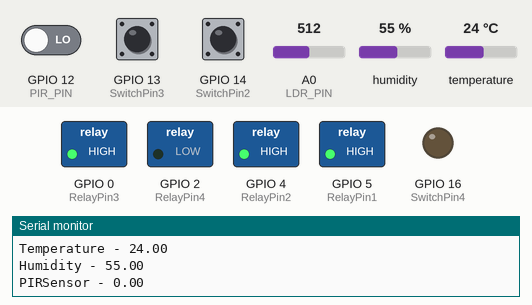
A sketch run on a simulated ESP8266 (NodeMCU). On the bench: switched loads named in the sketch (green lamp = pin HIGH), output pins drawn as LEDs (lit = HIGH), the last lines printed to the serial monitor. Dashed ring = blinking. The test bench sets the inputs (shaded band); at power-on: GPIO 13 (SwitchPin3) HIGH, GPIO 14 (SwitchPin2) HIGH, GPIO 12 (PIR_PIN) LOW, A0 (LDR_PIN) = 512, humidity 55 %, temperature 24 °C. WiFi joins after 1.5 s; servers stay silent unless stated; EEPROM starts erased.

Above: at 8.0 s.
8.1 s: GPIO 13 (SwitchPin3) pulsed LOW 5 times (0.12 s each, 0.3 s apart)
At 8.55 s:
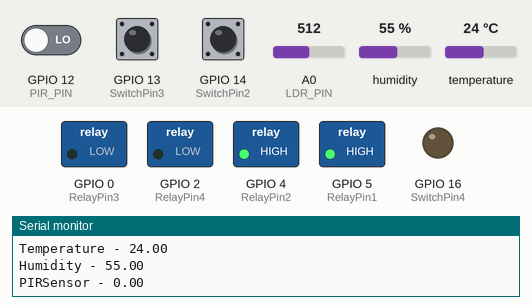
11.1 s: GPIO 13 (SwitchPin3) pulled LOW for 0.15 s
At 11.4 s:
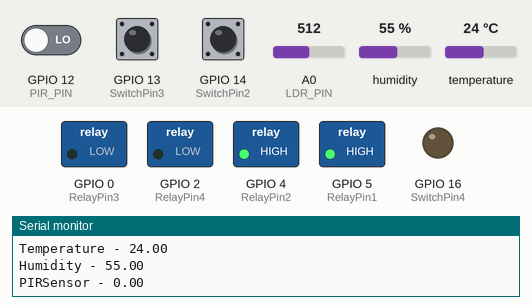
12.7 s: GPIO 13 (SwitchPin3) pulled LOW for 1 s
At 13.8 s:
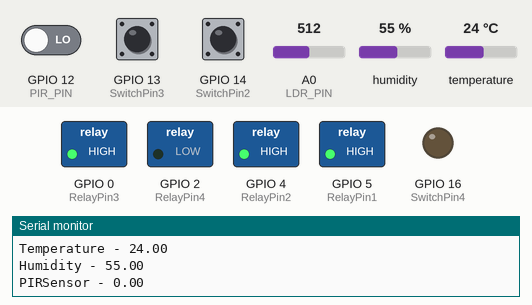
15.2 s: GPIO 14 (SwitchPin2) pulsed LOW 2 times (0.12 s each, 0.3 s apart)
At 16.0 s:
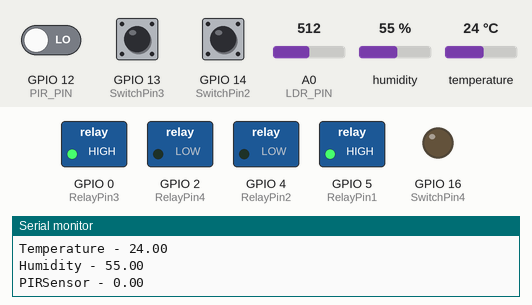
17.3 s: GPIO 13 (SwitchPin3) pulled LOW for 0.15 s
At 18.5 s:
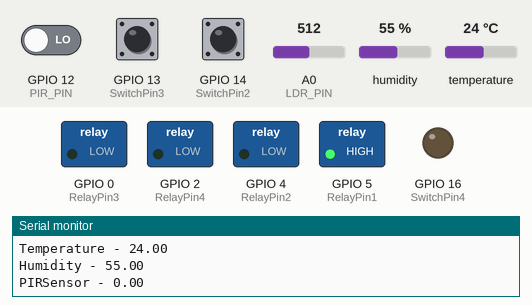
Timing chart, 0 to 19.9 s (numbered marks = the images above; inputs shaded):
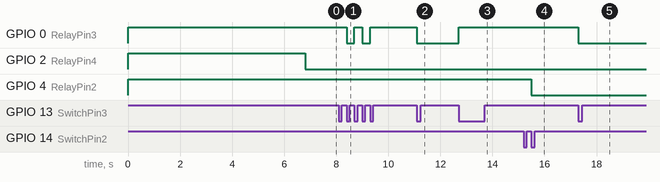

Measured:
- after the input at 8.1 s, GPIO 0 (RelayPin3): alternates HIGH for 0.30 s and LOW for 0.30 s, 4 changes in all, then stays HIGH, starting after 0.30 s
- after the input at 11.1 s, GPIO 0 (RelayPin3): HIGH → LOW at once
- after the input at 12.7 s, GPIO 0 (RelayPin3): LOW → HIGH at once
- after the input at 15.2 s, GPIO 4 (RelayPin2): HIGH → LOW after 0.30 s
- after the input at 17.3 s, GPIO 0 (RelayPin3): HIGH → LOW at once

The sketch:

Code_NodeMCU_NEW_Blynk_4Relay_IR_DHT11_Button.ino
```cpp
#define BLYNK_TEMPLATE_ID "TMPL5lPXsC035"
#define BLYNK_TEMPLATE_NAME "pir test"
#define BLYNK_AUTH_TOKEN "hT1s37PfB0cZqQDZDWO-9s-D8EMfo9HH"


const char * ssid = "SFR_EDD0";
const char * password = "vigen201402";

#define BLYNK_PRINT Serial
#include <BlynkSimpleEsp8266.h>
#include <Preferences.h>
#include <DHT.h>
#include <WiFiManager.h>
#include <ESP8266WiFi.h>
#include <AceButton.h>


Preferences pref;

// define the GPIO connected with Relays and switches
#define RelayPin1 5  //d1
#define RelayPin2 4 //d2
#define RelayPin3 0  //d3
#define RelayPin4 2  //D4

#define SwitchPin1 15  //d8
#define SwitchPin2 14  //D5
#define SwitchPin3 13  //D7
#define SwitchPin4 16

#define wifiLed   16   //D2
#define DHTPIN   3 //D18  pin connected with DHT
#define LDR_PIN   A0 // VN pin connected with LDR
#define PIR_PIN   12


//Change the virtual pins according yours
#define VPIN_BUTTON_1    V1
#define VPIN_BUTTON_2    V2
#define VPIN_BUTTON_3    V3
#define VPIN_BUTTON_4    V4
#define VPIN_BUTTON_C    V5
#define VPIN_TEMPERATURE V6
#define VPIN_HUMIDITY    V7
#define VPIN_LDR         V0
#define VPIN_PIR         V8
#define VPIN_PIR_ACTIV   V9
// Uncomment whatever type you're using!
//#define DHTTYPE DHT11     // DHT 11
#define DHTTYPE DHT22   // DHT 22, AM2302, AM2321
//#define DHTTYPE DHT21   // DHT 21, AM2301


// Relay State

bool toggleState_1 = LOW; //Define integer to remember the toggle state for relay 1
bool toggleState_2 = LOW; //Define integer to remember the toggle state for relay 2
bool toggleState_3 = LOW; //Define integer to remember the toggle state for relay 3
bool toggleState_4 = LOW; //Define integer to remember the toggle state for relay 4
bool pirButtState  = LOW;
// Switch State
bool SwitchState_1 = LOW;
bool SwitchState_2 = LOW;
bool SwitchState_3 = LOW;
bool SwitchState_4 = LOW;

bool lastSwitchState_1 = HIGH;
bool lastSwitchState_2 = HIGH;
bool lastSwitchState_3 = HIGH;
bool lastSwitchState_4 = HIGH;


float temperature1 = 0;
float humidity1   = 0;
float ldrVal = 0;
int wifiFlag = 0;
float pirVal = 0;

const int maxLight = 50;
const int minLight = 7;


DHT dht(DHTPIN, DHTTYPE);

char auth[] = BLYNK_AUTH_TOKEN;

BlynkTimer timer;

// When App button is pushed - switch the state
BLYNK_WRITE(VPIN_PIR_ACTIV) {
  pirButtState = param.asInt();
digitalWrite(RelayPin3, !toggleState_3);
  pref.putBool("Relay3", toggleState_3);
}

BLYNK_WRITE(VPIN_BUTTON_1) {
  toggleState_1 = param.asInt();
  digitalWrite(RelayPin1, !toggleState_1);
  pref.putBool("Relay1", toggleState_1);
}

BLYNK_WRITE(VPIN_BUTTON_2) {
  toggleState_2 = param.asInt();
  digitalWrite(RelayPin2, !toggleState_2);
  pref.putBool("Relay2", toggleState_2);
}

BLYNK_WRITE(VPIN_BUTTON_3) {
  toggleState_3 = param.asInt();
  digitalWrite(RelayPin3, !toggleState_3);
  pref.putBool("Relay3", toggleState_3);
}

BLYNK_WRITE(VPIN_BUTTON_4) {
  toggleState_4 = param.asInt();
  digitalWrite(RelayPin4, !toggleState_4);
  pref.putBool("Relay4", toggleState_4);
}

BLYNK_WRITE(VPIN_BUTTON_C) {
  all_SwitchOff();
}

void checkBlynkStatus() { // called every 3 seconds by SimpleTimer

  bool isconnected = Blynk.connected();
  if (isconnected == false) {
    wifiFlag = 1;
    digitalWrite(wifiLed,HIGH );
    Serial.println("Blynk Not Connected");
  }
  if (isconnected == true) {
    wifiFlag = 0;
    digitalWrite(wifiLed,LOW );
    Serial.println("Blynk Connected");
  }
}

BLYNK_CONNECTED() {
  // update the latest state to the server
  Blynk.virtualWrite(VPIN_BUTTON_1, toggleState_1);
  Blynk.virtualWrite(VPIN_BUTTON_2, toggleState_2);
  Blynk.virtualWrite(VPIN_BUTTON_3, toggleState_3);
  Blynk.virtualWrite(VPIN_BUTTON_4, toggleState_4);

  Blynk.syncVirtual(VPIN_TEMPERATURE);
  Blynk.syncVirtual(VPIN_HUMIDITY);
  Blynk.syncVirtual(VPIN_LDR);
  Blynk.syncVirtual (VPIN_PIR);
}

void readSensor() {
  ldrVal = analogRead(LDR_PIN);
 ldrVal = map(ldrVal, 0, 1023, 0, 100);
  Serial.print("LDR - "); Serial.println(ldrVal);
 pirVal = digitalRead(PIR_PIN);

  float h = dht.readHumidity();
  float t = dht.readTemperature(); // or dht.readTemperature(true) for Fahrenheit

  if (isnan(h) || isnan(t)) {
    Serial.println("Failed to read from DHT sensor!");
    return;
  }
  else {
    humidity1 = h;
    temperature1 = t;
    Serial.print("Temperature - "); Serial.println(t);
    Serial.print("Humidity - "); Serial.println(h);
    Serial.print("PIRSensor - "); Serial.println(pirVal);
  }
}

void sendSensor()
{
  readSensor();
  // You can send any value at any time.
  // Please don't send more that 10 values per second.
  Blynk.virtualWrite(VPIN_TEMPERATURE, temperature1);
  Blynk.virtualWrite(VPIN_HUMIDITY, humidity1);
  Blynk.virtualWrite(VPIN_LDR, ldrVal);
  Blynk.virtualWrite(VPIN_PIR, pirVal);
}

void manual_control(){

SwitchState_2 = digitalRead(SwitchPin2);
  if (SwitchState_2 == LOW && lastSwitchState_2 == HIGH) {
    toggleState_2 = !toggleState_2;
    digitalWrite(RelayPin2, toggleState_2);
 }
  lastSwitchState_2 = SwitchState_2;


  // Обработка второй кнопки
  SwitchState_3 = digitalRead(SwitchPin3);
  if (SwitchState_3 == LOW && lastSwitchState_3 == HIGH) {
    toggleState_3 = !toggleState_3;
    digitalWrite(RelayPin3, toggleState_3);
 }
  lastSwitchState_3 = SwitchState_3;


SwitchState_4 = digitalRead(SwitchPin4);
  if (SwitchState_4 == LOW && lastSwitchState_4 == HIGH) {
    toggleState_4 = !toggleState_4;
    digitalWrite(RelayPin4, toggleState_4);

   }
  lastSwitchState_4 = SwitchState_4;


}


void all_SwitchOff() {
  toggleState_1 = 0; digitalWrite(RelayPin1, HIGH); pref.putBool("Relay1", toggleState_1); Blynk.virtualWrite(VPIN_BUTTON_1, toggleState_1); delay(100);
  toggleState_2 = 0; digitalWrite(RelayPin2, HIGH); pref.putBool("Relay2", toggleState_2); Blynk.virtualWrite(VPIN_BUTTON_2, toggleState_2); delay(100);
  toggleState_3 = 0; digitalWrite(RelayPin3, HIGH); pref.putBool("Relay3", toggleState_3); Blynk.virtualWrite(VPIN_BUTTON_3, toggleState_3); delay(100);
  toggleState_4 = 0; digitalWrite(RelayPin4, HIGH); pref.putBool("Relay4", toggleState_4); Blynk.virtualWrite(VPIN_BUTTON_4, toggleState_4); delay(100);
  Blynk.virtualWrite(VPIN_TEMPERATURE, temperature1);
  Blynk.virtualWrite(VPIN_HUMIDITY, humidity1);
  Blynk.virtualWrite(VPIN_LDR, ldrVal);
}

void getRelayState()
{
  //Serial.println("reading data from NVS");
  toggleState_1 = pref.getBool("Relay1", 0);
  digitalWrite(RelayPin1, !toggleState_1);
  Blynk.virtualWrite(VPIN_BUTTON_1, toggleState_1);
  delay(200);
  toggleState_2 = pref.getBool("Relay2", 0);
  digitalWrite(RelayPin2, !toggleState_2);
  Blynk.virtualWrite(VPIN_BUTTON_2, toggleState_2);
  delay(200);
  toggleState_3 = pref.getBool("Relay3", 0);
  digitalWrite(RelayPin3, !toggleState_3);
  Blynk.virtualWrite(VPIN_BUTTON_3, toggleState_3);
  delay(200);
  toggleState_4 = pref.getBool("Relay4", 0);
  digitalWrite(RelayPin4, !toggleState_4);
  Blynk.virtualWrite(VPIN_BUTTON_4, toggleState_4);
  delay(200);


}

void setup()
{
  Serial.begin(115200);;
  //Open namespace in read-write mode
  pref.begin("Relay_State", false);
  pinMode(PIR_PIN, INPUT);
  pinMode(RelayPin1, OUTPUT);
  pinMode(RelayPin2, OUTPUT);
  pinMode(RelayPin3, OUTPUT);
  pinMode(RelayPin4, OUTPUT);

  pinMode(wifiLed, OUTPUT);

  pinMode(SwitchPin1, INPUT_PULLUP);
  pinMode(SwitchPin2, INPUT_PULLUP);
  pinMode(SwitchPin3, INPUT_PULLUP);


  //During Starting all Relays should TURN OFF
  digitalWrite(RelayPin1, !toggleState_1);
  digitalWrite(RelayPin2, !toggleState_2);
  digitalWrite(RelayPin3, !toggleState_3);
  digitalWrite(RelayPin4, !toggleState_4);

  dht.begin();    // Enabling DHT sensor
  digitalWrite(wifiLed, LOW);


  Serial.begin(115200);
    WiFi.begin(ssid, password);
    Serial.print("Connecting to WiFi");
    delay(5000);{
    WiFiManager wifiManager;
    wifiManager.autoConnect("BLYNK-IOT");
    Serial.println(WiFi.localIP());
    }
   WiFi.setAutoReconnect(true);
  WiFi.persistent(true);
  //Blynk.begin(auth, ssid, pass);


  timer.setInterval(2000L, checkBlynkStatus); // check if Blynk server is connected every 2 seconds
  timer.setInterval(1000L, sendSensor); // Sending Sensor Data to Blynk Cloud every 1 second
  Blynk.config(auth);
  delay(1000);

  getRelayState(); //fetch data from NVS Flash Memory
  //  delay(1000);
}

void loop()
{
  //LDR control Relay 2
      if( ldrVal < minLight){
        if(toggleState_4 == 0){
          digitalWrite(RelayPin4,LOW ); // turn ON relay 2
          toggleState_4 = 1;
          // Update Button Widget
          Blynk.virtualWrite(VPIN_BUTTON_4, toggleState_4);
        }
      }
      else if (ldrVal > maxLight){
        if(toggleState_4 == 1){
           digitalWrite(RelayPin4,HIGH ); // turn OFF relay 2
           toggleState_4 = 0;
           // Update Button Widget
           Blynk.virtualWrite(VPIN_BUTTON_4, toggleState_4);
          }
      }

  if (pirButtState == 1) {
    if (pirVal == 0) {
      digitalWrite(RelayPin3, HIGH);
    Blynk.virtualWrite(VPIN_BUTTON_3, pirVal);

    } else if (pirVal == 1) {

      digitalWrite(RelayPin3, LOW);
    Blynk.virtualWrite(VPIN_BUTTON_3, pirVal);
    }
  }
  Blynk.run();
  timer.run(); // Initiates SimpleTimer

  manual_control();
}
```
